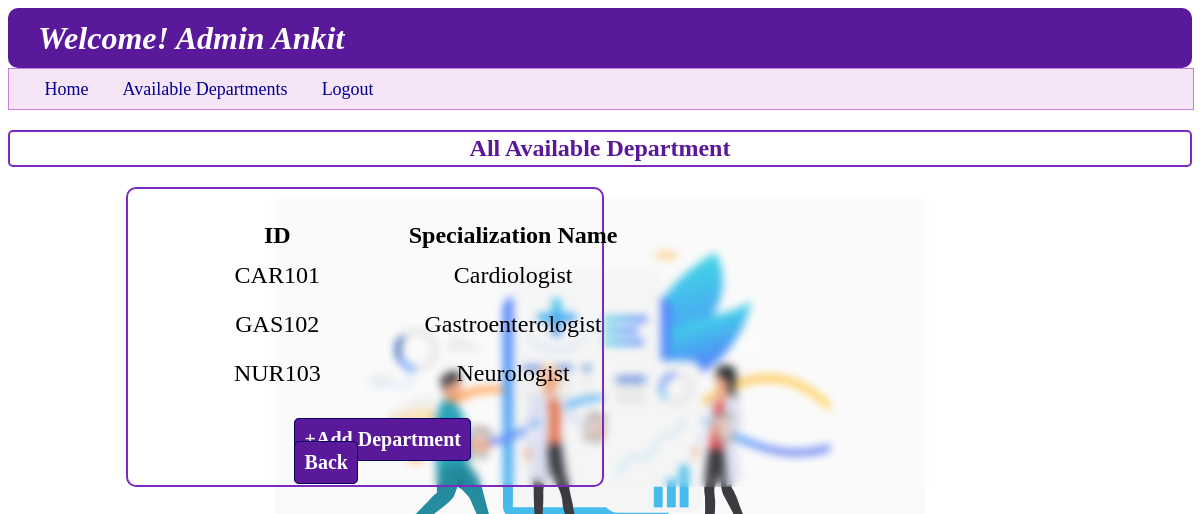
Page /admin_department on the committed database.
### backend/models.py (models this page shows)
class User_Info(db.Model):
    __tablename__ = "user_info"
    id=db.Column(db.Integer,primary_key=True,autoincrement=True)
    full_name=db.Column(db.String,nullable=False)
    email=db.Column(db.String,unique=True,nullable=False)
    password=db.Column(db.String,nullable=False)
    role=db.Column(db.Integer,default=1)
    is_blacklist=db.Column(db.Integer,default=0)
    appointments=db.relationship("Appointments",cascade="all,delete",backref="user_info",lazy=True)

class Department(db.Model):
    __tablename__ = "department"
    id=db.Column(db.String,primary_key=True,nullable=False)
    specialization=db.Column(db.String,nullable=False)
    description=db.Column(db.String,nullable=False)
    doctor=db.relationship("Doctor_Info",cascade="all,delete",backref="department",lazy=True)

### backend/controllers.py (the view)
@app.route("/admin_department")
def admin_department():
    dep=all_departments()
    return render_template("admin_department.html",department_list=dep,usern=a_n(),pop_up="")

### backend/controllers.py (called while the page is built)
def a_n():
    u = User_Info.query.filter_by(role=0).first()
    if u:
        return u.full_name

def all_departments():
    dept=Department.query.all()
    return dept

### templates/admin_department.html (shortened to what this page needs)
{%extends "admin_layout.html"%}
{%block content%}
    <h2 style="text-align: center; font-weight: bold; border: 2px solid rgb(123,44,191);padding: 3px; color: rgb(90,24,154); border-radius: 5px; ">All Available Department</h2>
    <div class="login_panel" style="width: 40%; margin-left: 10%; border: 2px solid rgb(123,44,191)">
        {%if department_list%}
        <table class="table_user_dashboard">
            <thead style="margin: 10px;">
                <th>ID</th>
                <th>Specialization Name</th>
            </thead>
            <tbody>
                {%for dept in department_list%}
                <tr>
                    <td>{{dept.id}}</td>
                    <td>{{dept.specialization}}</td>
                </tr>
                {%endfor%}
            </tbody>
        </table>
        {%else%}
        <h3>---Not Available---</h3>
        {%endif%}
        <a href="{{ url_for('add_department') }}" class="Centre_button" type="button" style="background-color: rgb(90,24,154); color: white;">+Add Department</a>
        <a href="{{ url_for('admin_dashboard',name=usern) }}" class="Centre_button" type="button" style="background-color: rgb(90,24,154); color: white;">Back</a>
    </div>
{%endblock%}

### templates/admin_layout.html (shortened to what this page needs)
<!DOCTYPE html>
<html lang="en">
<head>
    <link rel="stylesheet" href="/static/style.css">
</head>
<body style="background-image: url('/static/image/4950247_19834.svg');">
    <header>
        <div>
            <h1 class="wel"  style="background-color: rgb(90,24,154);"><i><b>Welcome! {{usern}}</b></i></h1>
        </div>
        <nav class="nav" style="background-color: rgba(224, 170, 225, 0.3); border-color: rgba(199,125,225);">
            <a class="nav_a" href="{{url_for('admin_dashboard',name=usern)}}" style="margin-left: 3%;">Home</a>
            <a class="nav_a" href="{{url_for('admin_department')}}">Available Departments</a>
            <a class="nav_a" href="/login">Logout</a>
        </nav>
    </header>
    {%block content%}
    {%endblock%}
</body>
</html>

### static/style.css (style rules this page uses)
body { background-image: url("https://static.vecteezy.com/system/resources/thumbnails/002/072/163/small_2x/doctor-injecting-coronavirus-vaccine-to-a-patient-concept-free-vector.jpg"); background-repeat: no-repeat; background-size: 650px 650px; background-position: center; background-attachment: fixed; filter: saturate(1.0); z-index: -4; backdrop-filter: blur(4px); }
.wel { height: 60px; align-content: center; color: white; background-color: rgb(0, 180, 216); border-radius: 10px; margin: 0px; padding-left: 30px; }
.login_panel { height: auto; width: 60%; margin: 10px 20% 40px 20%; border: 2px double rgb(0, 180, 216); border-radius: 10px; }
.Centre_button { margin: 0% 0% 5% 35% ; border: 1px solid rgb(3, 4, 94); border-radius: 5px; padding: 2%; width: auto; font-size: 20px; font-weight: bold; color: rgb(3, 4, 94); background-color: rgb(202,240,248); }
.nav { height: 40px; width: 100%; background-color: rgba(202,240,248,0.5); border: 1px solid rgb(202, 240, 248); align-content: center; }
.nav_a { color: rgb(0,0,150); font-size: large; margin-right: 30px; text-decoration: none; }
.table_user_dashboard { align-content: center; margin: 30px; font-size: x-large; }
table { width: 100%; table-layout: fixed; }
td { text-align: center; padding: 10px; }
a { text-decoration: none; }

### rows in the picture
User_Info: full_name "Admin Ankit"
Department: id "CAR101", specialization "Cardiologist"
Department: id "GAS102", specialization "Gastroenterologist"
Department: id "NUR103", specialization "Neurologist"
